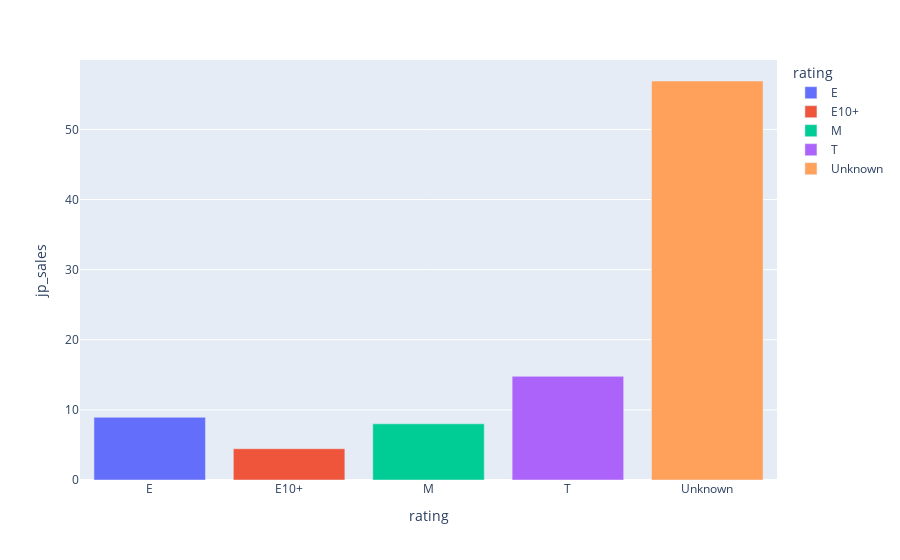

Here is the notebook cell this chart was saved with:
### Markdown cell above
- В европе чаще покупают игры с рейтингом 17+ 
- На втором месте игры без рейтинга
- Чуть меньше с рейтингом "для всех"

### Code cell
rating_plot('jp_sales')

### Figure 1 — Plotly figure (JSON) as saved in the notebook; plotly's stock layout.template omitted (floating-point values rounded to 4 significant figures)
{"data": [{"alignmentgroup": "True", "hovertemplate": "rating=%{x}<br>jp_sales=%{y}<extra></extra>", "legendgroup": "E", "marker": {"color": "#636efa", "pattern": {"shape": ""}}, "name": "E", "offsetgroup": "E", "orientation": "v", "showlegend": true, "textposition": "auto", "type": "bar", "x": ["E"], "xaxis": "x", "y": [8.94], "yaxis": "y"}, {"alignmentgroup": "True", "hovertemplate": "rating=%{x}<br>jp_sales=%{y}<extra></extra>", "legendgroup": "E10+", "marker": {"color": "#EF553B", "pattern": {"shape": ""}}, "name": "E10+", "offsetgroup": "E10+", "orientation": "v", "showlegend": true, "textposition": "auto", "type": "bar", "x": ["E10+"], "xaxis": "x", "y": [4.46], "yaxis": "y"}, {"alignmentgroup": "True", "hovertemplate": "rating=%{x}<br>jp_sales=%{y}<extra></extra>", "legendgroup": "M", "marker": {"color": "#00cc96", "pattern": {"shape": ""}}, "name": "M", "offsetgroup": "M", "orientation": "v", "showlegend": true, "textposition": "auto", "type": "bar", "x": ["M"], "xaxis": "x", "y": [8.01], "yaxis": "y"}, {"alignmentgroup": "True", "hovertemplate": "rating=%{x}<br>jp_sales=%{y}<extra></extra>", "legendgroup": "T", "marker": {"color": "#ab63fa", "pattern": {"shape": ""}}, "name": "T", "offsetgroup": "T", "orientation": "v", "showlegend": true, "textposition": "auto", "type": "bar", "x": ["T"], "xaxis": "x", "y": [14.78], "yaxis": "y"}, {"alignmentgroup": "True", "hovertemplate": "rating=%{x}<br>jp_sales=%{y}<extra></extra>", "legendgroup": "Unknown", "marker": {"color": "#FFA15A", "pattern": {"shape": ""}}, "name": "Unknown", "offsetgroup": "Unknown", "orientation": "v", "showlegend": true, "textposition": "auto", "type": "bar", "x": ["Unknown"], "xaxis": "x", "y": [56.9], "yaxis": "y"}], "layout": {"barmode": "relative", "legend": {"title": {"text": "rating"}, "tracegroupgap": 0}, "margin": {"t": 60}, "xaxis": {"anchor": "y", "categoryarray": ["E", "E10+", "M", "T", "Unknown"], "categoryorder": "array", "domain": [0, 1], "title": {"text": "rating"}}, "yaxis": {"anchor": "x", "domain": [0, 1], "title": {"text": "jp_sales"}}}}
